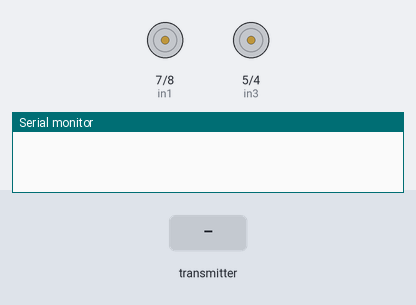
This sketch was run on a simulated Arduino Uno, built with avr-gcc and run on an emulated ATmega328P. Parts: motor-driver pin pairs drawn as motors (green arrow = first pin HIGH = forward, orange = second pin HIGH = backward, longer = more drive, scaled by the enable pin), the last lines printed to the serial monitor. The test bench sets the inputs (shaded band). No radio packets arrive unless stated.

Above: at 1.2 s.
1.3 s: the transmitter starts sending recieved_data.0 = 0
At 1.7 s:
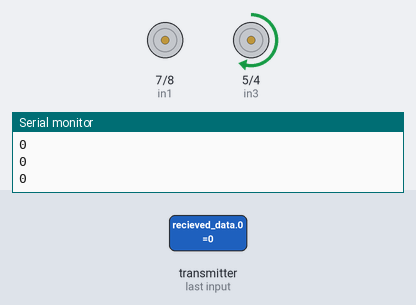
2.8 s: the transmitter starts sending recieved_data.1 = 1023
At 4.0 s:
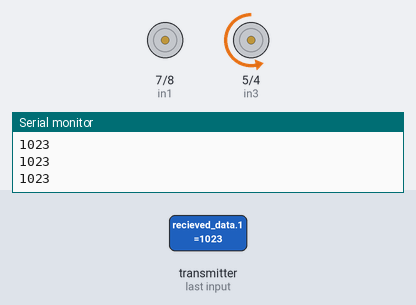
4.3 s: the transmitter starts sending recieved_data.0 = 1023
At 4.7 s:
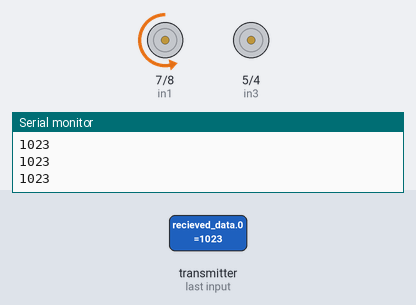
5.8 s: the transmitter starts sending recieved_data.1 = 256
At 6.4 s:
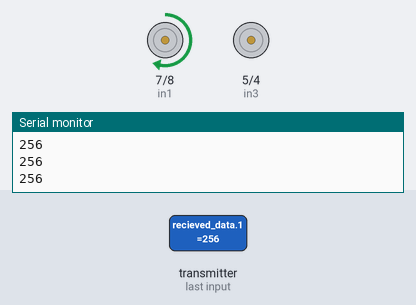
7.3 s: the transmitter starts sending recieved_data.0 = 256
At 8.7 s:
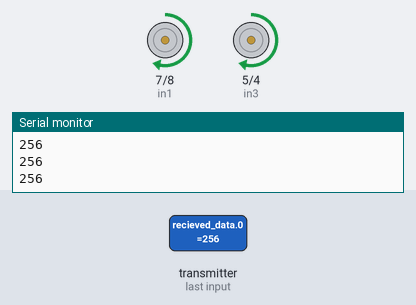
Timing chart, 0 to 9.8 s (numbered marks = the images above; inputs shaded):
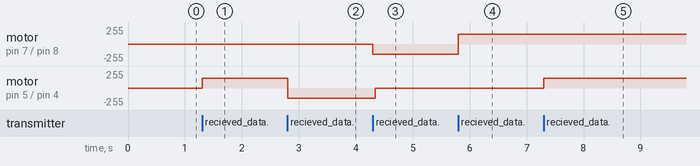

The sketch:

robot.ino
```cpp
#include <SPI.h>
#include "nRF24L01.h"
#include "RF24.h"

const int FORWARD = 1;
const int BACK = 0;
const int LEFT = 0;
const int RIGHT = 1;

//первый двигатель
int enA = 6;
int in1 = 7;
int in2 = 8;

// второй двигатель
int enB = 3;
int in3 = 5;
int in4 = 4;

RF24 radio(9,10); // "создать" модуль на пинах 9 и 10 Для Уно

byte address[][6] = {"1Node","2Node","3Node","4Node","5Node","6Node"};  //возможные номера труб
byte pipeNo;
int recieved_data[3];


void setup(){
  Serial.begin(9600); //открываем порт для связи с ПК

  // инициализируем все пины для управления двигателями
  pinMode(enA, OUTPUT);
  pinMode(enB, OUTPUT);
  pinMode(in1, OUTPUT);
  pinMode(in2, OUTPUT);
  pinMode(in3, OUTPUT);
  pinMode(in4, OUTPUT);

  radio.begin();              //активировать модуль
  radio.setAutoAck(1);        //режим подтверждения приёма, 1 вкл 0 выкл
  radio.setRetries(0,15);     //(время между попыткой достучаться, число попыток)
  radio.enableAckPayload();   //разрешить отсылку данных в ответ на входящий сигнал
  radio.setPayloadSize(32);   //размер пакета, в байтах

  radio.openReadingPipe(1,address[0]);      //хотим слушать трубу 0
  radio.setChannel(0x60);  //выбираем канал (в котором нет шумов!)

  radio.setPALevel (RF24_PA_MAX); //уровень мощности передатчика. На выбор RF24_PA_MIN, RF24_PA_LOW, RF24_PA_HIGH, RF24_PA_MAX
  radio.setDataRate (RF24_250KBPS); //скорость обмена. На выбор RF24_2MBPS, RF24_1MBPS, RF24_250KBPS
  //должна быть одинакова на приёмнике и передатчике!
  //при самой низкой скорости имеем самую высокую чувствительность и дальность!!

  radio.powerUp(); //начать работу
  radio.startListening();  //начинаем слушать эфир, мы приёмный модуль
}

//Движение вперед - назад
void go(int dir, int sp)
{
  //вперед
  if (dir == FORWARD) {
    // запуск двигателя A
    digitalWrite(in1, HIGH);
    digitalWrite(in2, LOW);

    // запуск двигателя B
    digitalWrite(in3, HIGH);
    digitalWrite(in4, LOW);
  }

  //назад
  if (dir == BACK) {
    // запуск двигателя A
    digitalWrite(in1, LOW);
    digitalWrite(in2, HIGH);

    // запуск двигателя B
    digitalWrite(in3, LOW);
    digitalWrite(in4, HIGH);
  }
  // устанавливаем скорость
  analogWrite(enA, sp);
  analogWrite(enB, sp);
}

void turn(int dir) {
  //влево
  if (dir == LEFT) {
    analogWrite(enA, 0);
  }

  //вправо
  if (dir == RIGHT) {
    analogWrite(enB, 0);
  }
}

void loop() {
    while( radio.available(&pipeNo)){    // слушаем эфир со всех труб
      radio.read( &recieved_data, sizeof(recieved_data) );         // чиатем входящий сигнал
      int xVal = recieved_data[0];
      int yVal = recieved_data[1];
      int sp = 150;

      Serial.println(yVal);
      // UP - DOWN
      //if (yVal == 526) {
      //  go(FORWARD, 0);
      //}
      go(FORWARD, 0);

      if (yVal<520) {
        //sp = map(yVal,503,0,0,255);
        go(FORWARD, sp);
      }
      if (yVal>530) {
        //sp = map(yVal,503,1023,0,255);
        go(BACK, sp);
      }

      // LEFT - RIGHT
      if (xVal<100) {
        turn(LEFT);
      }
      if (xVal>800) {
        turn(RIGHT);
      }

   }
}
```

Measured:
- after the input at 1.3 s, motor on pin 5 (in3) / pin 4 (in4): stopped → forward 150/255 at once
- after the input at 2.8 s, motor on pin 5 (in3) / pin 4 (in4): forward 150/255 → backward 150/255 at once
- after the input at 4.3 s, motor on pin 7 (in1) / pin 8 (in2): stopped → backward 150/255 at once; motor on pin 5 (in3) / pin 4 (in4): backward 150/255 → stopped at once
- after the input at 5.8 s, motor on pin 7 (in1) / pin 8 (in2): backward 150/255 → forward 150/255 at once
- after the input at 7.3 s, motor on pin 5 (in3) / pin 4 (in4): stopped → forward 150/255 at once
